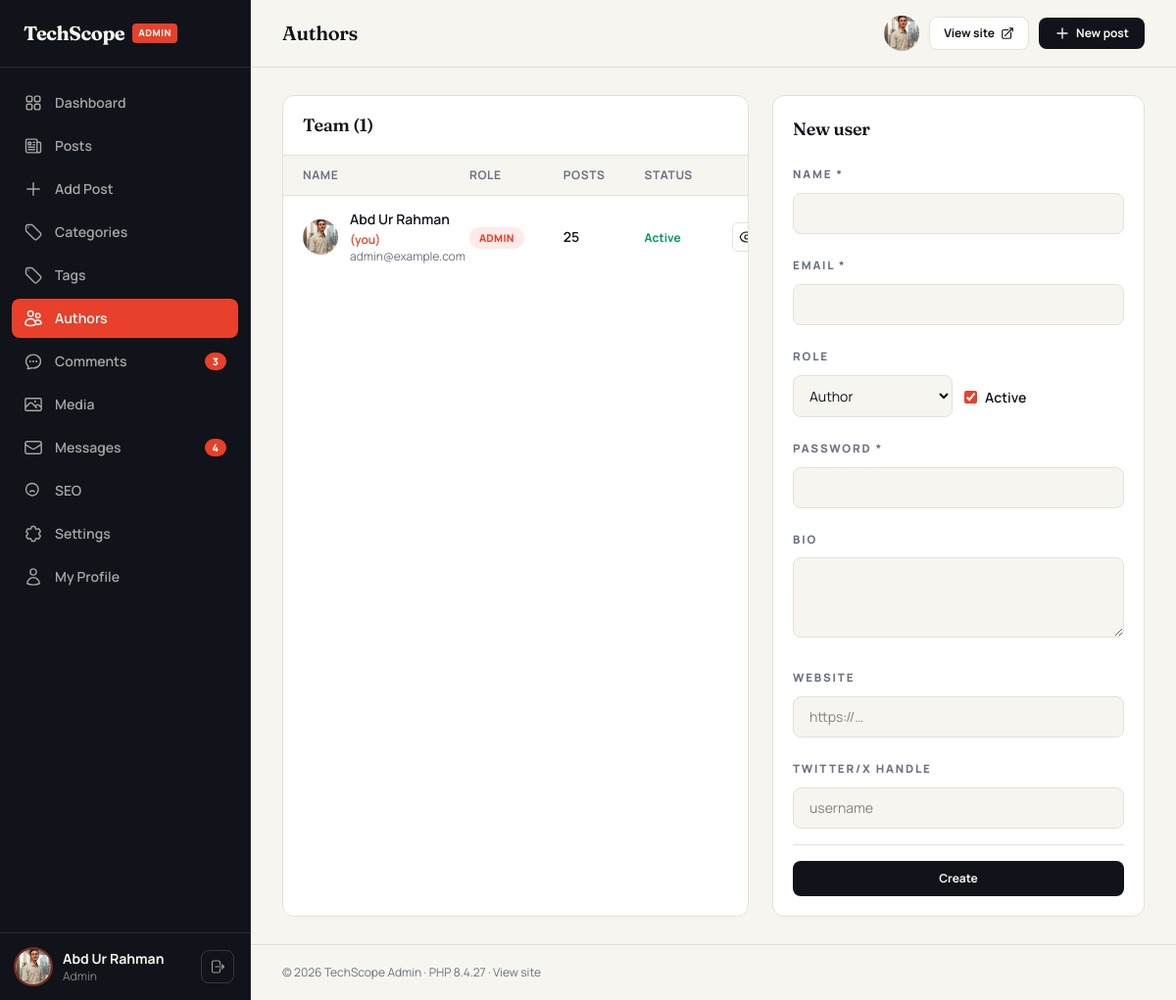
The page /admin/users.php (signed in) on the database its author committed.
### tables this page shows
CREATE TABLE `users` (
  `id` int unsigned NOT NULL AUTO_INCREMENT,
  `name` varchar(100) NOT NULL,
  `slug` varchar(120) NOT NULL,
  `email` varchar(190) NOT NULL,
  `password` varchar(255) NOT NULL,
  `role` enum('admin','editor','author') NOT NULL DEFAULT 'author',
  `bio` text,
  `avatar` varchar(255) DEFAULT NULL,
  `website` varchar(255) DEFAULT NULL,
  `twitter` varchar(120) DEFAULT NULL,
  `linkedin` varchar(120) DEFAULT NULL,
  `github` varchar(120) DEFAULT NULL,
  `status` tinyint(1) NOT NULL DEFAULT '1',
  `last_login` datetime DEFAULT NULL,
  `created_at` datetime NOT NULL DEFAULT CURRENT_TIMESTAMP,
  PRIMARY KEY (`id`),
  UNIQUE KEY `email` (`email`),
  UNIQUE KEY `uq_users_slug` (`slug`),
  KEY `idx_users_role` (`role`)
);

### admin/users.php (the view, shortened to what the rows shown need)
<?php
require_once __DIR__ . '/auth.php';
$admin_user = require_role(['admin']);
$pdo        = db();
$edit = null;
$users = $pdo->query(
    'SELECT u.*, (SELECT COUNT(*) FROM posts WHERE author_id = u.id) AS post_count
     FROM users u ORDER BY FIELD(u.role,"admin","editor","author"), u.name'
)->fetchAll();
$admin_title = 'Authors';
require __DIR__ . '/includes/layout-top.php';
?>
<div class="grid gap-6 lg:grid-cols-[1fr_380px]">
  <div class="overflow-hidden rounded-xl border border-line bg-surface">
    <div class="border-b border-line px-5 py-4">
      <h2 class="font-display text-lg font-semibold">Team (<?= count($users) ?>)</h2>
    </div>
    <table class="w-full text-left text-sm">
      <thead class="border-b border-line bg-paper text-xs uppercase tracking-wider text-muted">
        <tr>
          <th class="px-5 py-3 font-bold">Name</th>
          <th class="px-5 py-3 font-bold">Role</th>
          <th class="px-5 py-3 font-bold">Posts</th>
          <th class="px-5 py-3 font-bold">Status</th>
          <th class="px-5 py-3"></th>
        </tr>
      </thead>
      <tbody class="divide-y divide-line">
        <?php foreach ($users as $u): ?>
          <tr class="transition hover:bg-paper">
            <td class="px-5 py-3.5">
              <div class="flex items-center gap-3">
                <?php $_uAv = !empty($u['avatar']) && function_exists('_avatar_url') ? _avatar_url($u['avatar']) : null; ?>
                <?php if ($_uAv): ?>
                <img src="<?= e($_uAv) ?>" alt="<?= e($u['name']) ?>" class="h-9 w-9 shrink-0 rounded-full object-cover">
                <?php else: ?>
                <span class="flex h-9 w-9 items-center justify-center rounded-full bg-ink text-sm font-bold text-paper">
                  <?= e(strtoupper(mb_substr($u['name'], 0, 1))) ?>
                </span>
                <?php endif; ?>
                <div>
                  <p class="font-semibold"><?= e($u['name']) ?> <?= (int) $u['id'] === (int) $admin_user['id'] ? '<span class="text-xs text-accent">(you)</span>' : '' ?></p>
                  <p class="text-xs text-muted"><?= e($u['email']) ?></p>
                </div>
              </div>
            </td>
            <td class="px-5 py-3.5">
              <span class="rounded-full px-2.5 py-1 text-[0.66rem] font-extrabold uppercase tracking-wide
                <?= $u['role'] === 'admin' ? 'bg-accent/10 text-accent' : ($u['role'] === 'editor' ? 'bg-primary/10 text-primary' : 'bg-gray-500/10 text-gray-600') ?>">
                <?= e($u['role']) ?>
              </span>
            </td>
            <td class="px-5 py-3.5 font-semibold"><?= (int) $u['post_count'] ?></td>
            <td class="px-5 py-3.5">
              <span class="text-xs font-bold <?= $u['status'] ? 'text-emerald-600' : 'text-muted' ?>">
                <?= $u['status'] ? 'Active' : 'Disabled' ?>
              </span>
            </td>
            <td class="px-5 py-3.5">
              <div class="flex justify-end gap-1.5">
                <a href="<?= url('/author/' . $u['slug']) ?>" target="_blank" title="View profile" class="rounded-md border border-line p-1.5 transition hover:border-ink">
                </a>
              </div>
            </td>
          </tr>
        <?php endforeach; ?>
      </tbody>
    </table>
  </div>
  <div class="h-fit rounded-xl border border-line bg-surface p-5">
    <h2 class="font-display text-lg font-semibold"><?= $edit ? 'Edit user' : 'New user' ?></h2>
  </div>
</div>
<?php require __DIR__ . '/includes/layout-bottom.php'; ?>

### admin/includes/layout-top.php (shortened to what the rows shown need)
<?php
require_once __DIR__ . '/../../includes/functions.php';
require_once __DIR__ . '/../auth.php';
$admin_user = require_admin();
$admin_title = $admin_title ?? 'Dashboard';
?>
<!DOCTYPE html>
<html lang='en' class='admin-root' x-data='{ side: false }'>
<head>
    <link rel='stylesheet'
        href="<?= url('/assets/css/app.css') ?>?v=<?= e(function_exists('asset_version') ? asset_version() : (string) @filemtime(ROOT_PATH . '/assets/css/app.css')) ?>">
</head>
<body class='bg-paper font-sans antialiased text-ink'>
    <div class='flex min-h-screen'>
        <aside id='admin-sidebar'
            class='fixed inset-y-0 left-0 z-50 flex w-64 -translate-x-full flex-col border-r border-white/10 bg-ink text-paper transition-transform duration-300 lg:translate-x-0'
            :class="side ? 'translate-x-0' : ''">
            <div class='border-t border-white/10 px-4 py-4'>
                <div class='flex items-center gap-3'>
                    <?php $_uAvatar = !empty( $admin_user[ 'avatar' ] ) && function_exists( '_avatar_url' ) ? _avatar_url( $admin_user[ 'avatar' ] ) : null;
?>
                    <?php if ( $_uAvatar ): ?>
                    <img src="<?= e($_uAvatar) ?>" alt="<?= e($admin_user['name']) ?>"
                        class='h-9 w-9 shrink-0 rounded-full object-cover ring-2 ring-accent/50'>
                    <?php else: ?>
                    <span class='flex h-9 w-9 shrink-0 items-center justify-center rounded-full bg-accent font-bold'>
                        <?= e( strtoupper( mb_substr( $admin_user[ 'name' ], 0, 1 ) ) ) ?>
                    </span>
                    <?php endif;
?>
                    <div class='min-w-0 flex-1'>
                        <p class='truncate text-sm font-bold'>
                            <?= e( $admin_user[ 'name' ] ) ?>
                        </p>
                        <p class='truncate text-xs capitalize text-paper/50'>
                            <?= e( $admin_user[ 'role' ] ) ?>
                        </p>
                    </div>
                    <form method='post' action="<?= admin_url('logout.php') ?>">
                            <button title='Logout'
                                class='rounded-lg border border-white/15 p-2 text-paper/60 transition hover:border-accent hover:text-accent'>
                            </button>
                    </form>
                </div>
            </div>
        </aside>
        <div class='flex min-w-0 flex-1 flex-col lg:pl-64'>
            <header
                class='sticky top-0 z-30 flex items-center gap-3 border-b border-line bg-paper/85 px-4 py-3 backdrop-blur-lg sm:gap-4 sm:px-8 sm:py-4'>
                <h1 class='font-display text-lg font-semibold sm:text-xl'>
                    <?= e( $admin_title ) ?>
                </h1>
                <div class='ml-auto flex items-center gap-2.5'>
                    <?php $_tAvatar = !empty( $admin_user[ 'avatar' ] ) && function_exists( '_avatar_url' ) ? _avatar_url( $admin_user[ 'avatar' ] ) : null;
?>
                    <a href="<?= admin_url('profile.php') ?>" title='My profile' aria-label='My profile'
                        class='shrink-0 rounded-full transition hover:ring-2 hover:ring-accent'>
                        <?php if ( $_tAvatar ): ?>
                        <img src="<?= e($_tAvatar) ?>" alt="<?= e($admin_user['name']) ?>"
                            class='h-9 w-9 rounded-full object-cover'>
                        <?php endif;
?>
                    </a>
                </div>
            </header>
            <main class='flex-1 px-4 py-5 sm:px-8 sm:py-7'>

### rows shown on the page
users: avatar (picture), name "Abd Ur Rahman", role "Admin", shows "(you)", email "admin@example.com", role "ADMIN", post_count "25", status "Active"

### other values the page prints
setting( 'site_name' , SITE_NAME ) "TechScope"
$item[ 'label' ] "Dashboard"
$item[ 'label' ] "Posts"
$item[ 'label' ] "Add Post"
$item[ 'label' ] "Categories"
$item[ 'label' ] "Tags"
$item[ 'label' ] "Authors"
$item[ 'label' ] "Comments"
$badge[ $key ] "3"
$item[ 'label' ] "Media"
$item[ 'label' ] "Messages"
$badge[ $key ] "4"
$item[ 'label' ] "SEO"
$item[ 'label' ] "Settings"
$item[ 'label' ] "My Profile"
